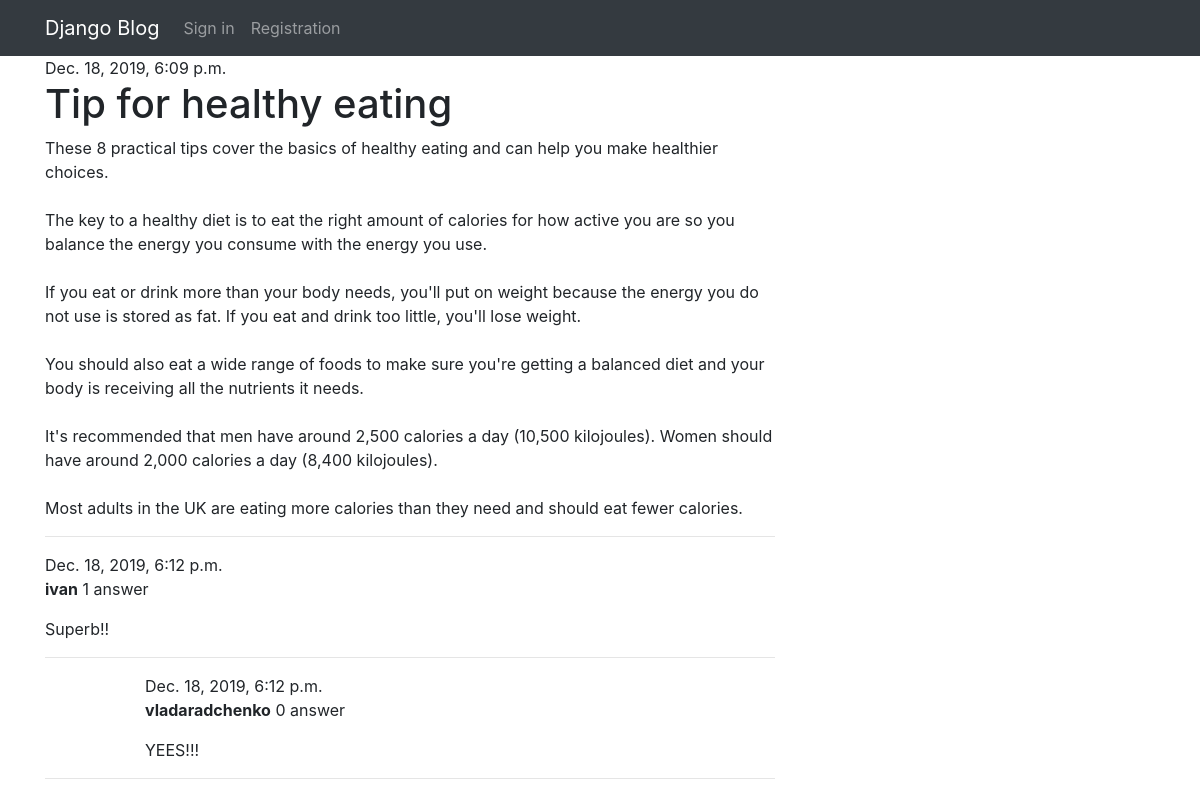
Before: /post/22/ with the older database file.
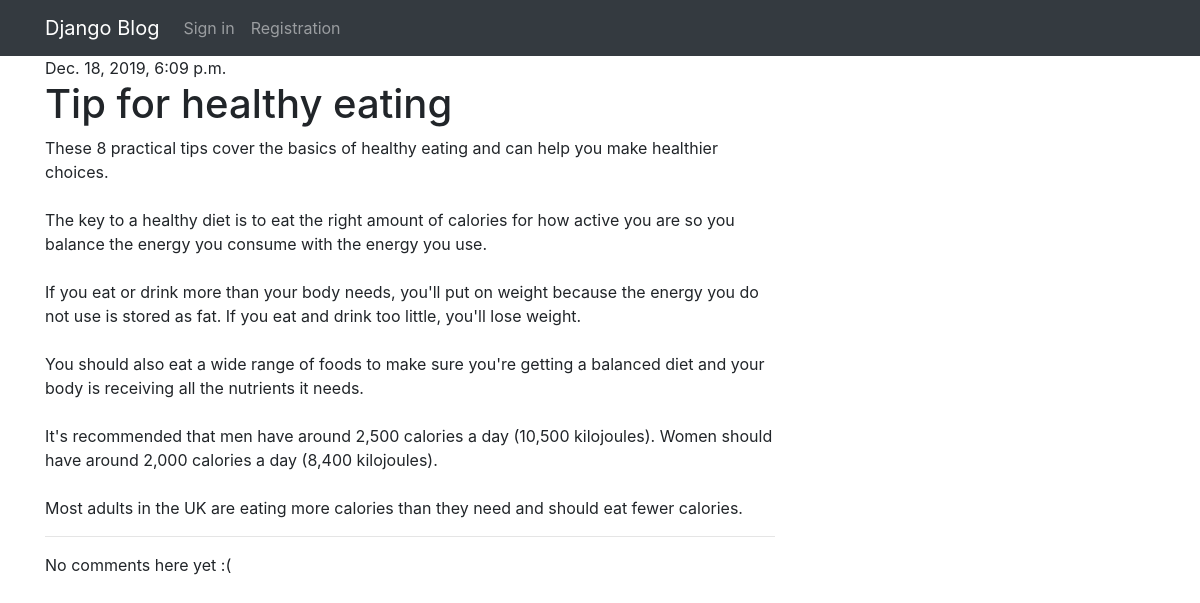
After: the same page with the newer database file.
### blog/models.py (models this page shows, shortened)
class Comment(models.Model):
    post = models.ForeignKey('blog.Post', on_delete=models.CASCADE, related_name='comments')
    author = models.ForeignKey(settings.AUTH_USER_MODEL, on_delete=models.CASCADE)
    text = models.TextField()
    created_date = models.DateTimeField(default=timezone.now)
    approved_comment = models.BooleanField(default=False)
    parent = models.ForeignKey('self', null=True, blank=True, on_delete=models.CASCADE)
    def children(self):
        return Comment.objects.filter(parent=self)
    def has_children(self):
        return self.children().count() > 0
    def nesting_index(self):
        return 0 if self.parent is None else (self.parent.nesting_index() + 1)

### blog/views.py (the view)
# urls.py: path('post/<int:pk>/', views.post_detail, name='post_detail'),
def post_detail(request, pk):
    post = get_object_or_404(Post, pk=pk)
    comments_tree = get_comments(post)
    return render(request, 'blog/post_detail.html', {'post': post, 'comments_tree': comments_tree})

### blog/views.py (called while the page is built)
def get_comments(post):
    first_level_comments = post.comments.filter(parent=None)
    res = []
    for comment in first_level_comments:
        replies = get_all_replies_to_comment(comment)
        res += replies
    return res

def get_all_replies_to_comment(comment):
    children = comment.children()
    res = [comment]
    for child in children:
        res += get_all_replies_to_comment(child)
    return res

### blog/templates/blog/post_detail.html (shortened to what this page needs)
{% extends 'blog/base.html' %}
{% block content %}
	<div class="post">
		{% if post.published_date %}
			<div class="date">
				{{ post.published_date }}
			</div>
		{% endif %}
		<h1>{{ post.title }}</h1>
		<p>{{ post.text|linebreaksbr }}</p>
	</div>
	<hr>
	{% for comment in comments_tree %}
		<div class="comment" style="margin-left: {% widthratio comment.nesting_index 1 100 %}">
			<div class="date">{{ comment.created_date }}</div>
			<strong>{{ comment.author }}</strong>
			{% if comment.has_children and comment.children.count > 1 %}
                {{ comment.children.count }} answers
            {% else  %}
                {{ comment.children.count }} answer
            {% endif %}
			<p>{{ comment.text |linebreaks }}</p>
		</div>
		<hr>
	{% empty %}
		<p>No comments here yet :(</p>
	{% endfor %}
{% endblock %}

Changed rows visible on the page:
removed Comment: created_date "Dec. 18, 2019, 6:12 p.m.", author "ivan", children.count "1", text "Superb!!"
removed Comment: created_date "Dec. 18, 2019, 6:12 p.m.", author "vladaradchenko", children.count "0", text "YEES!!!"
Other visible differences:
text now shown: "No comments here yet :("
